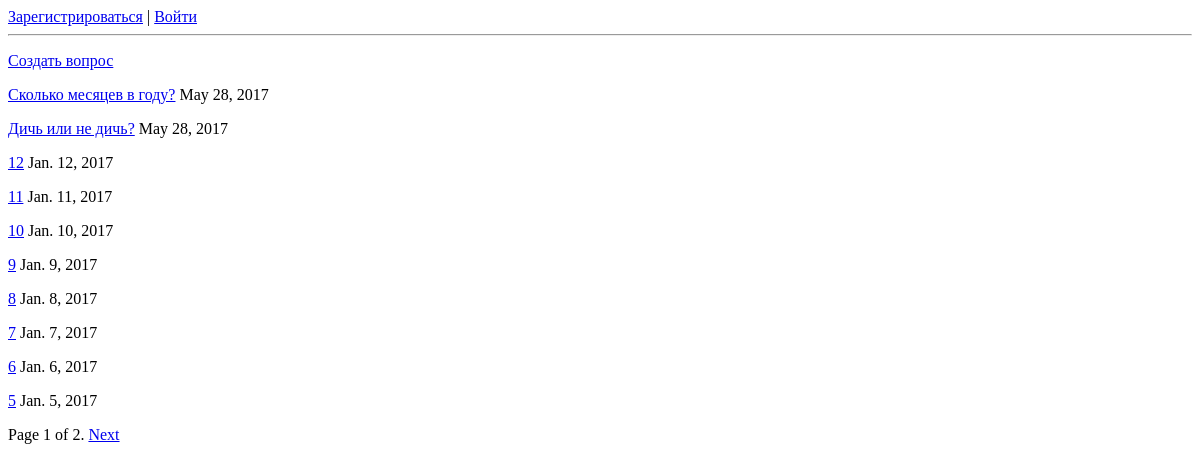
Before: / with the older database file.
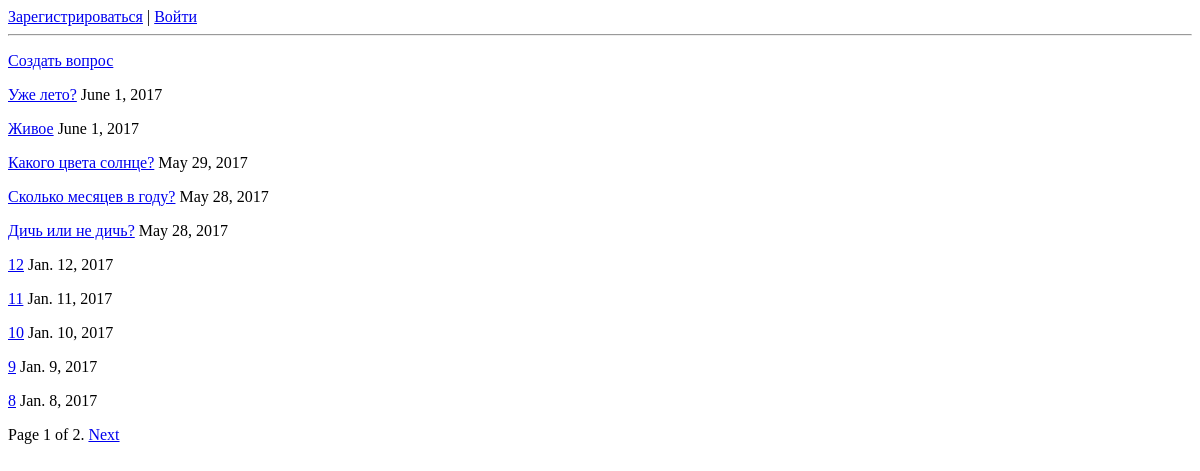
After: the same page with the newer database file.
### qa/models.py (models this page shows, shortened)
class Question(models.Model):
    title = models.CharField(max_length=80)
    text = models.TextField()
    added_at = models.DateField(blank=True, auto_now_add=True)
    rating = models.IntegerField(default=0)
    author = models.ForeignKey(User)
    likes = models.ManyToManyField(User, related_name='likes_set')
    objects = QuestionManager()
    class Meta:
        db_table = 'question'

### qa/views.py (the view)
# urls.py: url(r'^$', views.new, name='main'),
def new(request):
    questions = Question.objects.order_by("-id")
    limit = request.GET.get('limit', 10)
    page = request.GET.get('page', 1)
    paginator = Paginator(questions, limit)
    paginator.baseurl = '/question/'
    page = paginator.page(page)
    return render(request, 'page.html', {
        'questions': page.object_list,
        'paginator': paginator,
        'page': page,
        'limit': limit,
    })

### qa/templates/page.html (shortened to what this page needs)
{% extends "base.html" %}
{% block main_content %}
	<div id="create_question">
		<p><a href="/ask/">Создать вопрос</a></p>
	</div>
    <div id="content">
        {% block content %}
		{% for qa in questions %}
			<p><a href="{{ paginator.baseurl }}{{ qa.id }}">{{ qa.title }}</a> {{ qa.added_at }}</p>
		{% endfor %}
		{% endblock %}
    </div>
	<div class="pagination">
		<span class="step-links">
			<span class="current">
				Page {{ page.number }} of {{ page.paginator.num_pages }}.
			</span>
			{% if page.has_next %}
				<a href="?page={{ page.next_page_number }}&limit={{ limit }}">Next</a>
			{% endif %}
		</span>
	</div>
{% endblock %}

Changed rows visible on the page:
no longer on this page (row unchanged): Question: title "7", added_at "Jan. 7, 2017"
no longer on this page (row unchanged): Question: title "6", added_at "Jan. 6, 2017"
no longer on this page (row unchanged): Question: title "5", added_at "Jan. 5, 2017"
added Question: title "Уже лето?", added_at "June 1, 2017"
added Question: title "Живое", added_at "June 1, 2017"
added Question: title "Какого цвета солнце?", added_at "May 29, 2017"
